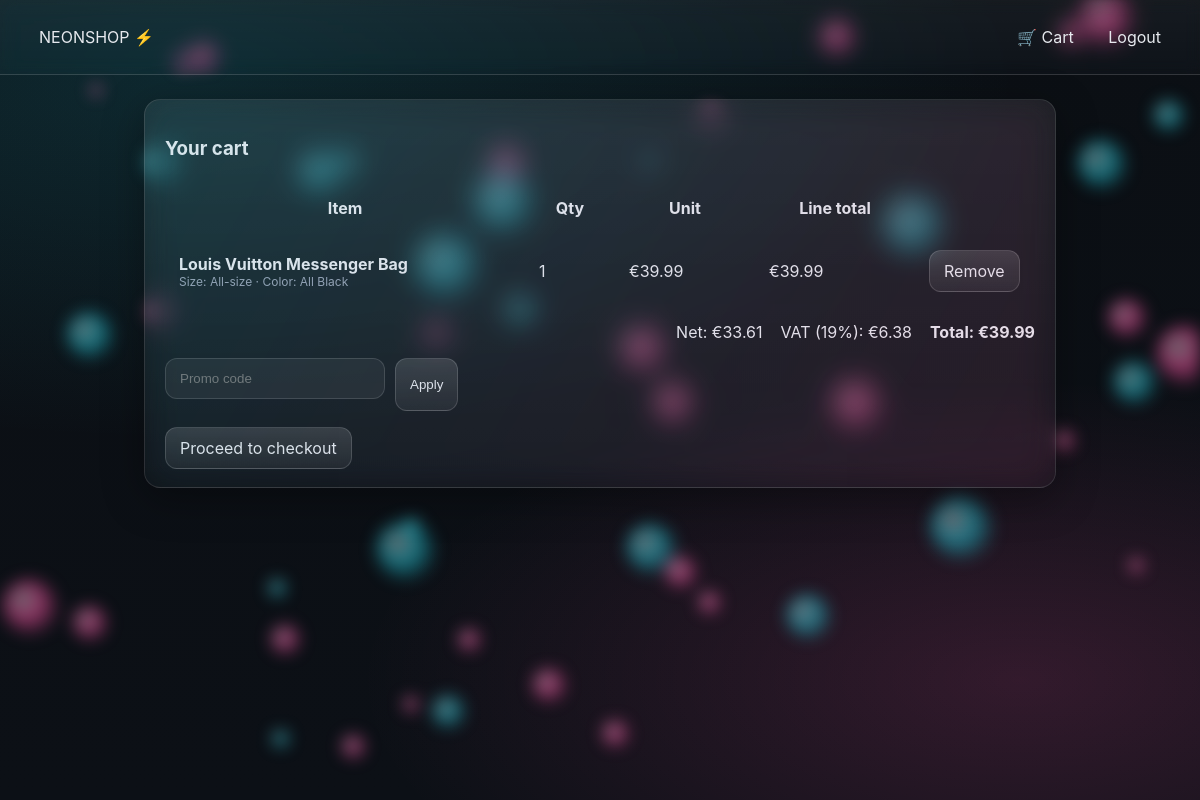
The app's page /cart/ (signed in) with its own data.
### store/models.py (models this page shows, shortened)
class CartItem(models.Model):
    cart = models.ForeignKey(Cart, related_name="items", on_delete=models.CASCADE)
    variant = models.ForeignKey(Variant, on_delete=models.CASCADE)
    quantity = models.PositiveIntegerField(default=1)
    class Meta:
        unique_together = ("cart", "variant")

class Variant(models.Model):
    product = models.ForeignKey('Product', related_name='variants', on_delete=models.CASCADE)
    price_gross_cents = models.PositiveIntegerField()
    stock = models.PositiveIntegerField(default=0)
    attrs = models.JSONField(default=dict, blank=True)  # {"color":"Black","size":"EU 43"}
    @property
    def size(self):
        return (self.attrs or {}).get("size")
    @property
    def color(self):
        return (self.attrs or {}).get("color")

class Product(models.Model):
    DRAFT, ACTIVE, ARCHIVED = "draft", "active", "archived"
    STATUS_CHOICES = [(DRAFT, "Draft"), (ACTIVE, "Active"), (ARCHIVED, "Archived")]
    title = models.CharField(max_length=200)
    slug = models.SlugField(unique=True)
    description = models.TextField(blank=True)
    status = models.CharField(max_length=10, choices=STATUS_CHOICES, default=DRAFT)
    published_at = models.DateTimeField(null=True, blank=True)
    created_at = models.DateTimeField(auto_now_add=True)

### store/views.py (the view, shortened to what this page needs)
# urls.py: path("cart/", views.cart_view, name="cart"),
def cart_view(request):
    items = []
    cents_subtotal = 0
    if _has_db_cart():
        cart = _get_cart(request)
        db_items = (CartItem.objects
                    .filter(cart=cart)
                    .select_related("variant", "variant__product"))
        for it in db_items:
            unit_cents = getattr(it.variant, "price_gross_cents", 0) or 0
            line_cents = unit_cents * it.quantity
            it.unit = unit_cents / 100.0
            it.line = line_cents / 100.0
            items.append(it)
            cents_subtotal += line_cents
    discount_cents, applied_coupon = _apply_coupon_if_any(request, cents_subtotal)
    cents_after_discount = max(0, cents_subtotal - discount_cents)
    vat_rate = float(getattr(settings, "GERMANY_STANDARD_VAT", 0.19))
    prices_include_vat = bool(getattr(settings, "PRICES_INCLUDE_VAT", True))
    if prices_include_vat:
        gross = cents_after_discount / 100.0
        net = gross / (1 + vat_rate) if (1 + vat_rate) else gross
        vat = gross - net
    else:
        net = cents_after_discount / 100.0
        vat = net * vat_rate
        gross = net + vat
    ctx = {
        "items": items,
        "net": net,
        "vat": vat,
        "gross": gross,
        "vat_rate": vat_rate * 100.0,  # percent for display
        "discount": (discount_cents / 100.0) if discount_cents else 0.0,
        "applied_coupon": applied_coupon,
    }
    return render(request, "cart.html", ctx)

### store/views.py (called while the page is built, shortened)
def _has_db_cart():
    return all([Cart, CartItem, Variant])

def _get_cart(request):
    if not _has_db_cart():
        return None
    if request.user.is_authenticated:
        cart, _ = Cart.objects.get_or_create(user=request.user)
    return cart

def _apply_coupon_if_any(request, cents_subtotal):
    code = (request.session.get("coupon_code") or "").strip()
    if not code or not Coupon:
        return 0, None

### store/templates/cart.html (shortened to what this page needs)
{% extends "base.html" %}
{% block content %}
<div class="container">
  <div class="card">
    <h3>Your cart</h3>
    <table class="table">
      <thead>
        <tr><th>Item</th><th style="width:90px">Qty</th><th style="width:140px">Unit</th><th style="width:160px">Line total</th><th style="width:120px"></th></tr>
      </thead>
      <tbody>
      {% for i in items %}
        {% with a=i.variant.attrs %}
        <tr>
          <td>
            <div style="font-weight:700">{{ i.variant.product.title }}</div>
            <div style="color:#98A2B3;font-size:12px">
              {% if a.size or a.color %}
                {% if a.size %}Size: {{ a.size }}{% endif %}
                {% if a.size and a.color %} · {% endif %}
                {% if a.color %}Color: {{ a.color }}{% endif %}
              {% else %}One size{% endif %}
            </div>
          </td>
          <td>{{ i.quantity }}</td>
          <td>€{{ i.unit|floatformat:2 }}</td>
          <td>€{{ i.line|floatformat:2 }}</td>
          <td><a class="btn" href="{% url 'remove_from_cart' i.id %}">Remove</a></td>
        </tr>
        {% endwith %}
      {% empty %}
        <tr><td colspan="5" style="color:#98A2B3">Your cart is empty.</td></tr>
      {% endfor %}
      </tbody>
    </table>
    <div style="display:flex; justify-content:flex-end; gap:18px; margin-top:10px">
      <div>Net: €{{ net|floatformat:2 }}</div>
      <div>VAT ({{ vat_rate|floatformat:0 }}%): €{{ vat|floatformat:2 }}</div>
      <div><b>Total: €{{ gross|floatformat:2 }}</b></div>
    </div>
      <form method="post" action="{% url 'apply_coupon' %}" style="margin-top:16px; display:flex; gap:10px">
        <input class="input" name="code" placeholder="Promo code" style="max-width:220px">
        <button class="btn">Apply</button>
      </form>
    <div style="margin-top:16px">
      <a class="btn" href="{% url 'checkout' %}">Proceed to checkout</a>
    </div>
  </div>
</div>
{% endblock %}

### store/templates/base.html (shortened to what this page needs)
{% load static %}
{% load currency %}
<!DOCTYPE html>
<canvas id="bubble-bg" aria-hidden="true"></canvas>
<html lang="en">
<head>
  <link href="{% static 'store/styles.css' %}" rel="stylesheet" />
</head>
<body>
  <div class="nav">
    <a class="btn btn-ghost" href="{% url 'home' %}">NEONSHOP ⚡</a>
    <div>
      {% if user.is_authenticated %}
        <a class="btn btn-ghost" href="{% url 'cart' %}">🛒 Cart</a>
        <a class="btn btn-ghost" href="{% url 'logout' %}">Logout</a>
      {% else %}
        <a class="btn btn-ghost" href="{% url 'login' %}">Login</a>
      {% endif %}
    </div>
  </div>
  {% block content %}{% endblock %}
</body>
</html>

### store/static/store/styles.css (style rules this page uses)
:root { --bg:#0B0F14; --fg:#E6E9EE; --muted:#98A2B3; --teal:#21C7D9; --teal-deep:#177E89; --magenta:#FF4FA3; --magenta-deep:#C81E77; --mustard:#F5B700; --glass: rgba(255,255,255,0.06); --stroke: rgba(255,255,255,0.12); --shadow: 0 10px 40px rgba(0,0,0,.35); }
* { box-sizing:border-box }
html,body { height:100% }
body { margin:0; font-family: Inter, ui-sans-serif, system-ui, Segoe UI, Roboto, Helvetica, Arial; color:var(--fg); background: radial-gradient(1400px 600px at 15% 10%, rgba(33,199,217,.14), transparent 60%), radial-gradient(1100px 500px at 85% 85%, rgba(255,79,163,.16), transparent 60%), linear-gradient(180deg, #0b0f14 0%, #0c1016 100%); }
.nav { display:flex; justify-content:space-between; align-items:center; padding:16px 24px; backdrop-filter: blur(8px) saturate(1.2); background:linear-gradient(180deg, rgba(255,255,255,.05), rgba(255,255,255,.02)); border-bottom:1px solid var(--stroke); }
.container { max-width:960px; margin-inline:auto; padding:24px }
.card { position:relative; overflow:hidden; border-radius:16px; padding:18px 20px; background: linear-gradient(180deg, rgba(255,255,255,.07), rgba(255,255,255,.02)); border:1px solid var(--stroke); box-shadow: var(--shadow); backdrop-filter: blur(12px); -webkit-backdrop-filter: blur(12px); }
.card::before { content:""; position:absolute; inset:-1px; border-radius:18px; pointer-events:none; background: linear-gradient(120deg, rgba(33,199,217,.35), rgba(255,79,163,.35)); filter: blur(18px); opacity:.25; }
.input, select, input[type="text"], input[type="password"], input[type="email"] { width:100%; padding:12px 14px; border-radius:12px; outline:none; background:rgba(255,255,255,.06); border:1px solid rgba(255,255,255,.14); color:var(--fg); margin-bottom:12px; transition:box-shadow .18s, border-color .18s; }
.btn { display:inline-flex; align-items:center; gap:10px; padding:10px 14px; border-radius:12px; border:1px solid rgba(255,255,255,.16); background:linear-gradient(180deg, rgba(255,255,255,.14), rgba(255,255,255,.06)); color:var(--fg); cursor:pointer; transition:transform .15s, box-shadow .15s, background .2s; text-decoration:none; user-select:none; }
.table { width:100%; border-collapse:separate; border-spacing:0 8px; }
.table th,.table td { padding:12px 14px; color:var(--fg) }
#bubble-bg { position: fixed; inset: 0; width: 100vw; height: 100vh; pointer-events: none; z-index: 0; filter: blur(8px); }
.nav, .container, .card { position: relative; z-index: 1; }
.btn-ghost { background: transparent !important; border-color: transparent !important; box-shadow: none !important; }

### records on screen
CartItem: variant.product "Louis Vuitton Messenger Bag", variant.attrs.size "All-size", variant.attrs.color "All Black", quantity "1", unit "39.99", line "39.99"

### other values on screen
{{ net|floatformat:2 }} "33.61"
{{ vat_rate|floatformat:0 }} "19"
{{ vat|floatformat:2 }} "6.38"
{{ gross|floatformat:2 }} "39.99"
